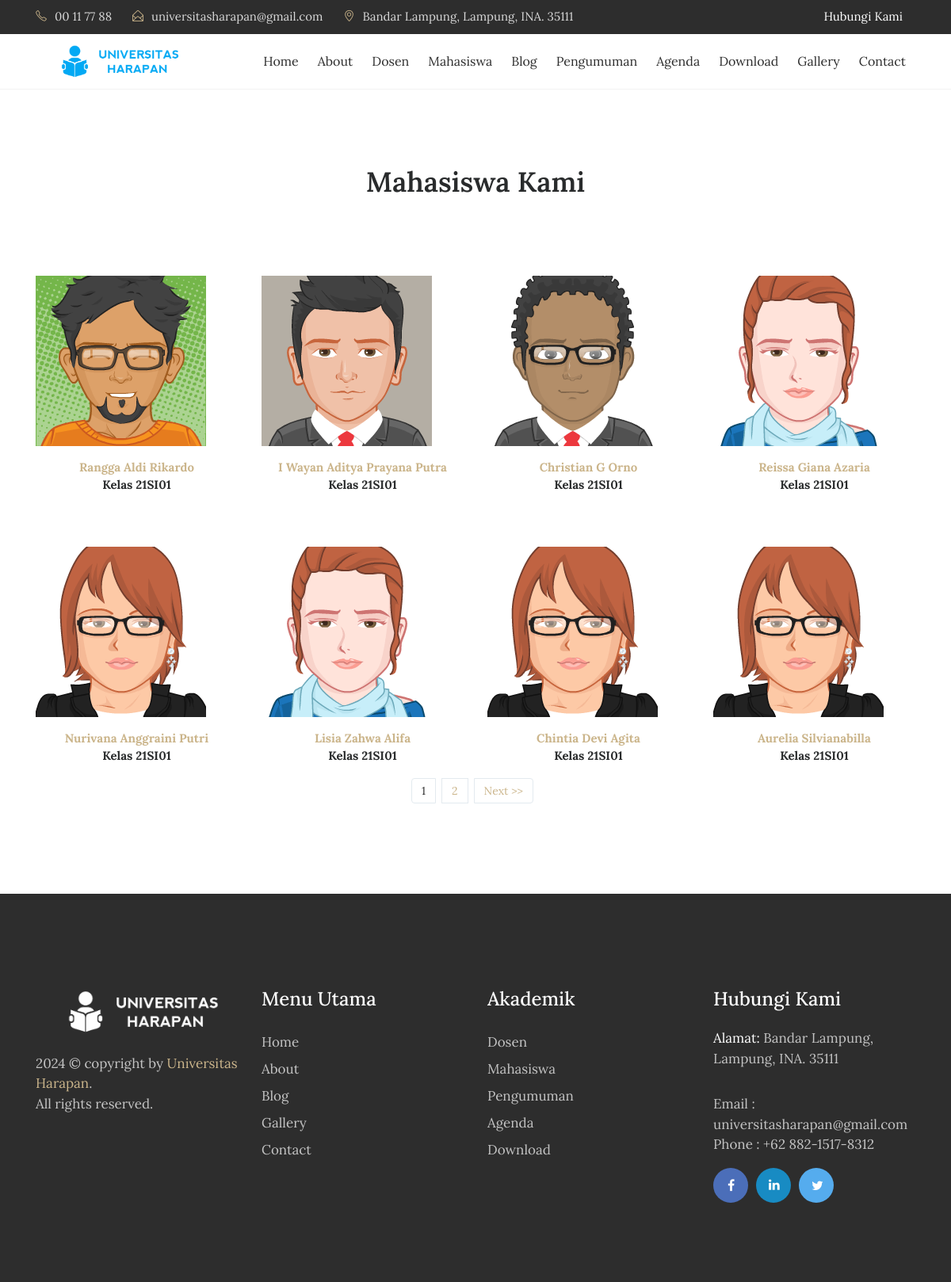
/index.php/siswa, run on the app's committed database.
### tables this page shows
CREATE TABLE `tbl_siswa` (
  `siswa_id` int(11) NOT NULL,
  `siswa_nis` varchar(20) DEFAULT NULL,
  `siswa_nama` varchar(70) DEFAULT NULL,
  `siswa_jenkel` varchar(2) DEFAULT NULL,
  `siswa_kelas_id` int(11) DEFAULT NULL,
  `siswa_photo` varchar(40) DEFAULT NULL
);

CREATE TABLE `tbl_kelas` (
  `kelas_id` int(11) NOT NULL,
  `kelas_nama` varchar(40) DEFAULT NULL
);

### index.php (called while the page is built, shortened)
<?php
require_once BASEPATH.'core/CodeIgniter.php';

### application/models/M_siswa.php (called while the page is built, shortened)
<?php
class M_siswa extends CI_Model{
	function siswa_perpage($offset,$limit){
		$hsl=$this->db->query("SELECT tbl_siswa.*,kelas_nama FROM tbl_siswa JOIN tbl_kelas ON siswa_kelas_id=kelas_id limit $offset,$limit");
		return $hsl;
	}
}

### application/views/depan/v_siswa.php (the view, shortened to what this page needs)
<!DOCTYPE html>
<html lang="en">
<head>
    <link rel="stylesheet" href="<?php echo base_url().'theme/css/bootstrap.min.css'?>">
    <link rel="stylesheet" href="<?php echo base_url().'theme/css/font-awesome.min.css'?>">
    <link rel="stylesheet" href="<?php echo base_url().'theme/css/simple-line-icons.css'?>">
    <link rel="stylesheet" href="<?php echo base_url().'theme/css/slick.css'?>">
    <link rel="stylesheet" href="<?php echo base_url().'theme/css/slick-theme.css'?>">
    <link rel="stylesheet" href="<?php echo base_url().'theme/css/owl.carousel.min.css'?>">
    <link href="<?php echo base_url().'theme/css/style.css'?>" rel="stylesheet">
</head>
<body>
  <div class="header-topbar">
      <div class="container">
          <div class="row">
              <div class="col-xs-6 col-sm-8 col-md-9">
                  <div class="header-top_address">
                      <div class="header-top_list">
                          <span class="icon-phone"></span>00 11 77 88
                      </div>
                      <div class="header-top_list">
                          <span class="icon-envelope-open"></span>universitasharapan@gmail.com
                      </div>
                      <div class="header-top_list">
                          <span class="icon-location-pin"></span>Bandar Lampung, Lampung, INA. 35111
                      </div>
                  </div>
              </div>
              <div class="col-xs-6 col-sm-4 col-md-3">
                  <div class="header-top_login mr-sm-3">
                      <a href="<?php echo site_url('contact');?>">Hubungi Kami</a>
                  </div>
              </div>
          </div>
      </div>
  </div>
  <div data-toggle="affix" style="border-bottom:solid 1px #f2f2f2;">
      <div class="container nav-menu2">
          <div class="row">
              <div class="col-md-12">
                  <nav class="navbar navbar2 navbar-toggleable-md navbar-light bg-faded">
                      <a href="<?php echo site_url('');?>" class="navbar-brand nav-brand2"><img class="img img-responsive" width="200px;" src="<?php echo base_url().'theme/images/logo1.png'?>"></a>
                      <div class="collapse navbar-collapse justify-content-end" id="navbarNavDropdown">
                          <ul class="navbar-nav">
                              <li class="nav-item">
                                  <a class="nav-link" href="<?php echo site_url('');?>">Home</a>
                              </li>
                              <li class="nav-item">
                                  <a class="nav-link" href="<?php echo site_url('about');?>">About</a>
                              </li>
                              <li class="nav-item">
                                  <a class="nav-link" href="<?php echo site_url('guru');?>">Dosen</a>
                              </li>
                              <li class="nav-item">
                                  <a class="nav-link" href="<?php echo site_url('siswa');?>">Mahasiswa</a>
                              </li>
                              <li class="nav-item">
                                  <a class="nav-link" href="<?php echo site_url('blog');?>">Blog</a>
                              </li>
                              <li class="nav-item">
                                  <a class="nav-link" href="<?php echo site_url('pengumuman');?>">Pengumuman</a>
                              </li>
                              <li class="nav-item">
                                  <a class="nav-link" href="<?php echo site_url('agenda');?>">Agenda</a>
                              </li>
                              <li class="nav-item">
                                  <a class="nav-link" href="<?php echo site_url('download');?>">Download</a>
                              </li>
                              <li class="nav-item">
                                  <a class="nav-link" href="<?php echo site_url('galeri');?>">Gallery</a>
                              </li>
                              <li class="nav-item">
                                <a class="nav-link" href="<?php echo site_url('contact');?>">Contact</a>
                              </li>
                        </ul>
                  </div>
                </nav>
              </div>
            </div>
          </div>
        </div>
    <section class="our-teachers">
        <div class="container">
            <div class="row">
                <div class="col-md-12">
                    <h2 class="mb-5">Mahasiswa Kami</h2>
                </div>
            </div>
            <div class="row">
                <?php foreach ($data->result() as $row) : ?>
                    <div class="col-xs-12 col-sm-6 col-md-3">
                        <div class="admission_insruction">
                          <?php if(empty($row->siswa_photo)):?>
                            <img src="<?php echo base_url().'assets/images/blank.png';?>" class="img-fluid" alt="#">
                          <?php else:?>
                            <img src="<?php echo base_url().'assets/images/'.$row->siswa_photo;?>" class="img-fluid" alt="#">
                          <?php endif;?>
                            <p class="text-center mt-3"><span><?php echo $row->siswa_nama;?></span>
                                <br>
                                <?php echo $row->kelas_nama;?></p>
                        </div>
                    </div>
                <?php endforeach;?>
              </div>
            <nav><?php echo $page;?></nav>
        </div>
    </section>
 <footer>
        <div class="container">
            <div class="row">
                <div class="col-md-3">
                    <div class="foot-logo">
                        <a href="<?php echo site_url();?>">
                            <img src="<?php echo base_url().'theme/images/logo-putih.png'?>" class="img-fluid" alt="footer_logo">
                        </a>
                        <p><?php echo date('Y');?> © copyright by <a href="http://localhost/UniversitasHarapan/" target="_blank">Universitas Harapan</a>. <br>All rights reserved.</p>
                        </div>
                    </div>
                    <div class="col-md-3">
                        <div class="sitemap">
                            <h3>Menu Utama</h3>
                            <ul>
                                <li><a href="<?php echo site_url();?>">Home</a></li>
                                <li><a href="<?php echo site_url('about');?>">About</a></li>
                                <li><a href="<?php echo site_url('artikel');?>">Blog </a></li>
                                <li><a href="<?php echo site_url('galeri');?>">Gallery</a></li>
                                <li><a href="<?php echo site_url('contact');?>">Contact</a></li>
                            </ul>
                        </div>
                    </div>
                    <div class="col-md-3">
                      <div class="sitemap">
                          <h3>Akademik</h3>
                          <ul>
                              <li><a href="<?php echo site_url('guru');?>">Dosen</a></li>
                              <li><a href="<?php echo site_url('siswa');?>">Mahasiswa </a></li>
                              <li><a href="<?php echo site_url('pengumuman');?>">Pengumuman</a></li>
                              <li><a href="<?php echo site_url('agenda');?>">Agenda</a></li>
                              <li><a href="<?php echo site_url('download');?>">Download</a></li>
                          </ul>
                      </div>
                    </div>
                    <div class="col-md-3">
                        <div class="address">
                            <h3>Hubungi Kami</h3>
                            <p><span>Alamat: </span> Bandar Lampung, Lampung, INA. 35111</p>
                            <p>Email : universitasharapan@gmail.com
                                <br> Phone : +62 882-1517-8312</p>
                                <ul class="footer-social-icons">
                                    <li><a href="#"><i class="fa fa-facebook fa-fb" aria-hidden="true"></i></a></li>
                                    <li><a href="#"><i class="fa fa-linkedin fa-in" aria-hidden="true"></i></a></li>
                                    <li><a href="#"><i class="fa fa-twitter fa-tw" aria-hidden="true"></i></a></li>
                                </ul>
                            </div>
                        </div>
                    </div>
                </div>
            </footer>
</body>
</html>

### data on the page
tbl_siswa: siswa_photo (picture), siswa_nama "Rangga Aldi Rikardo", tbl_kelas.kelas_nama "Kelas 21SI01"
tbl_siswa: siswa_photo (picture), siswa_nama "I Wayan Aditya Prayana Putra", tbl_kelas.kelas_nama "Kelas 21SI01"
tbl_siswa: siswa_photo (picture), siswa_nama "Christian G Orno", tbl_kelas.kelas_nama "Kelas 21SI01"
tbl_siswa: siswa_photo (picture), siswa_nama "Reissa Giana Azaria", tbl_kelas.kelas_nama "Kelas 21SI01"
tbl_siswa: siswa_photo (picture), siswa_nama "Nurivana Anggraini Putri", tbl_kelas.kelas_nama "Kelas 21SI01"
tbl_siswa: siswa_photo (picture), siswa_nama "Lisia Zahwa Alifa", tbl_kelas.kelas_nama "Kelas 21SI01"
tbl_siswa: siswa_photo (picture), siswa_nama "Chintia Devi Agita", tbl_kelas.kelas_nama "Kelas 21SI01"
tbl_siswa: siswa_photo (picture), siswa_nama "Aurelia Silvianabilla", tbl_kelas.kelas_nama "Kelas 21SI01"

### other printed values
$page "1 2 Next >>"
